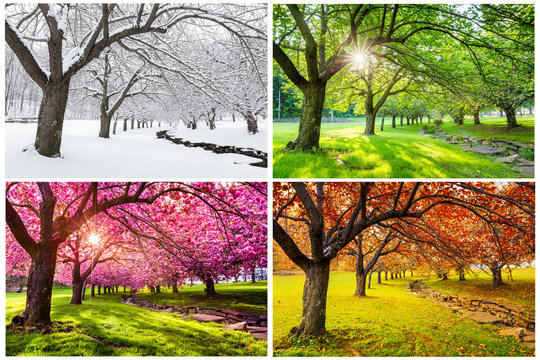
#> input picture nature.jpg, 540 x 360 px
$ jupyter execute CV-2.ipynb
#> lines starting #> are read from the running program, lines starting #| are printed output that depends on the picture
[cell 1]
import cv2
import numpy as np

def divide_img_blocks(img, n_blocks=(2,2)):
    horizontal = np.array_split(img, n_blocks[0])
    splitted_img = [np.array_split(block, n_blocks[1], axis=1) for block in horizontal]
    return splitted_img

img = cv2.imread('nature.jpg')
#> img is the input picture: shape (360, 540, 3); mean B, G, R 94, 140.4, 156.3
result = divide_img_blocks(img)
#> in divide_img_blocks, `horizontal = np.array_split(img, n_blocks[0])`: horizontal = 2 items
#> result = 2 items

# Display the blocks in separate windows
for i in range(len(result)):
    for j in range(len(result[i])):
        cv2.imshow(f"Block {i}_{j}", result[i][j])
#> this loop made 2 passes
#> pass 1, `cv2.imshow(f"Block {i}_{j}", result[i][j])`:
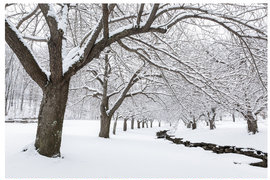
#> window 'Block 0_0': shape (180, 270, 3); mean B, G, R 186.7, 184.8, 185.4
#> pass 1, `cv2.imshow(f"Block {i}_{j}", result[i][j])`:
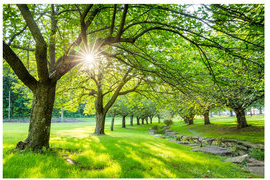
#> window 'Block 0_1': shape (180, 270, 3); mean B, G, R 66, 153, 126.6
#> pass 2, `cv2.imshow(f"Block {i}_{j}", result[i][j])`:
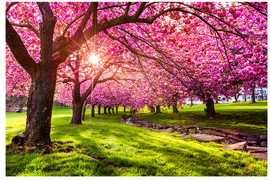
#> window 'Block 1_0': shape (180, 270, 3); mean B, G, R 82.5, 106.5, 155.4
#> pass 2, `cv2.imshow(f"Block {i}_{j}", result[i][j])`:
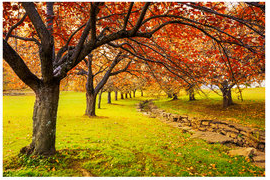
#> window 'Block 1_1': shape (180, 270, 3); mean B, G, R 40.9, 117.1, 157.9

# Wait for any key press to close the windows
cv2.waitKey(0)
cv2.destroyAllWindows()

$ run again, with brain.jpg copied over nature.jpg
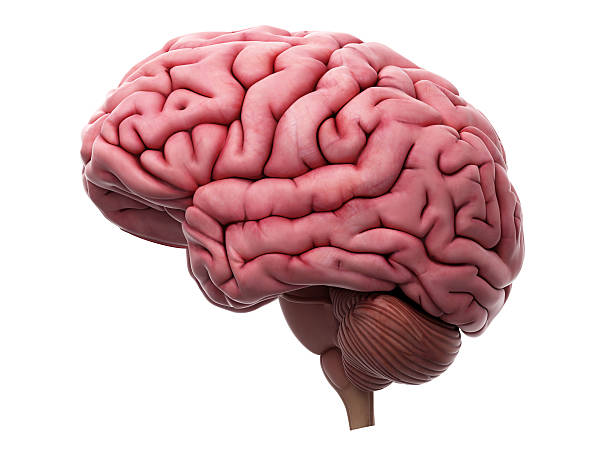
#> input picture brain.jpg, 612 x 459 px
#> img is the input picture: shape (459, 612, 3); mean B, G, R 194, 191.6, 220.5
#> horizontal = 2 items
#> the loop `for i in range(len(result)):` made 2 passes
#> pass 1, `cv2.imshow(f"Block {i}_{j}", result[i][j])`:
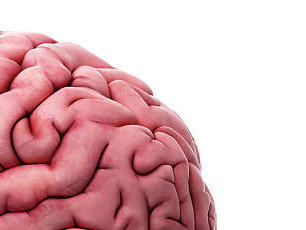
#> window 'Block 0_1': shape (230, 306, 3); mean B, G, R 189.4, 185.7, 224.4
#> pass 2, `cv2.imshow(f"Block {i}_{j}", result[i][j])`:
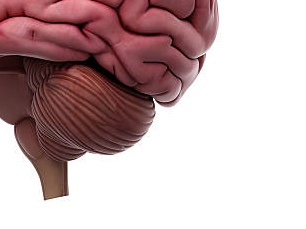
#> window 'Block 1_1': shape (229, 306, 3); mean B, G, R 175.2, 174.4, 196.4

$ run again, with butterfly.jpg copied over nature.jpg
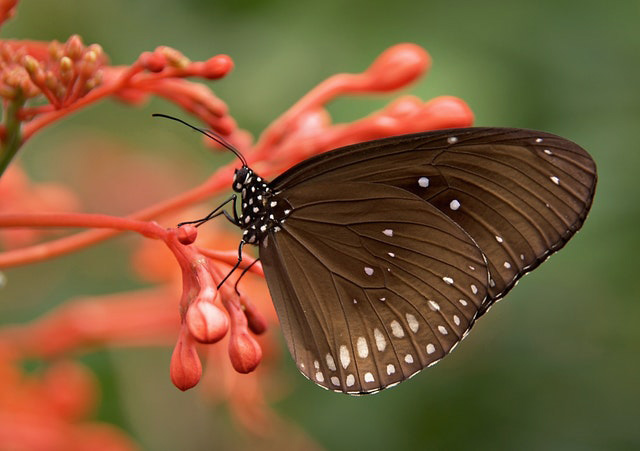
#> input picture butterfly.jpg, 640 x 451 px
#> img is the input picture: shape (451, 640, 3); mean B, G, R 56.7, 92, 123
#> horizontal = 2 items
#> the loop `for i in range(len(result)):` made 2 passes
#> pass 1, `cv2.imshow(f"Block {i}_{j}", result[i][j])`:
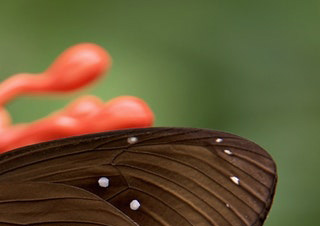
#> window 'Block 0_1': shape (226, 320, 3); mean B, G, R 52.6, 87.5, 99.7
#> pass 2, `cv2.imshow(f"Block {i}_{j}", result[i][j])`:
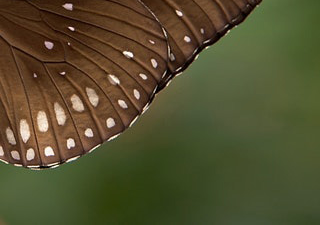
#> window 'Block 1_1': shape (225, 320, 3); mean B, G, R 46.7, 78.8, 83.3

$ run again, with download.png saved as nature.jpg
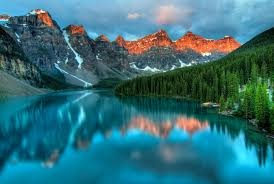
#> input picture download.png, 274 x 184 px
#> img is the input picture: shape (184, 274, 3); mean B, G, R 121.3, 111.5, 52.1
#> horizontal = 2 items
#> the loop `for i in range(len(result)):` made 2 passes
#> pass 1, `cv2.imshow(f"Block {i}_{j}", result[i][j])`:
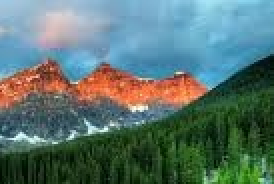
#> window 'Block 0_1': shape (92, 137, 3) (shown 2 times larger); mean B, G, R 111.9, 117.2, 90.9
#> pass 2, `cv2.imshow(f"Block {i}_{j}", result[i][j])`:
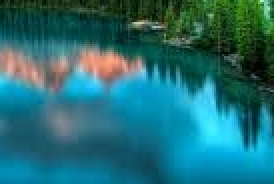
#> window 'Block 1_1': shape (92, 137, 3) (shown 2 times larger); mean B, G, R 117, 110.2, 34.7
